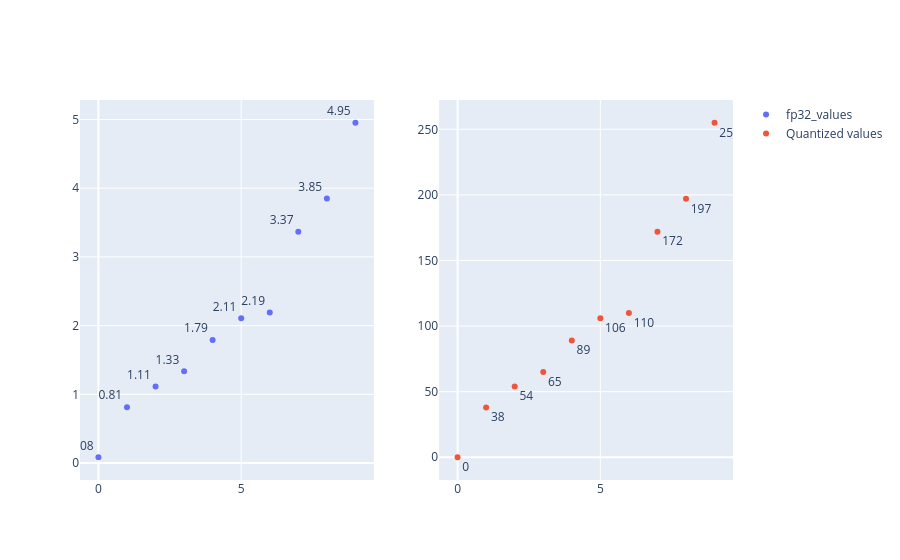

Notebook cell for this chart:
### Code cell
from plotly.subplots import make_subplots
import plotly.graph_objects as go

fp32_text = [str(round(x,2)) for x in fp32_values.tolist()]
int8_text = [str(round(x,2)) for x in q_values.tolist()]    

fig = make_subplots(rows=1, cols=2)
fig.add_trace(go.Scatter(x=np.arange(len(fp32_values)), 
                         y=fp32_values, 
                         text=fp32_text,
                         mode='markers+text',
                         textposition='top left',
                         name='fp32_values'), row=1, col=1)
fig.add_trace(go.Scatter(x=np.arange(len(q_values)),
                         y=q_values,
                         text=int8_text,
                         mode='markers+text',
                         textposition='bottom right', 
                         name='Quantized values'), row=1, col=2)

### Figure 1 — Plotly figure (JSON) as saved in the notebook; plotly's stock layout.template omitted (floating-point values rounded to 4 significant figures)
{"data": [{"mode": "markers+text", "name": "fp32_values", "text": ["0.08", "0.81", "1.11", "1.33", "1.79", "2.11", "2.19", "3.37", "3.85", "4.95"], "textposition": "top left", "type": "scatter", "x": [0, 1, 2, 3, 4, 5, 6, 7, 8, 9], "xaxis": "x", "y": [0.08424, 0.8135, 1.113, 1.335, 1.792, 2.107, 2.192, 3.366, 3.849, 4.953], "yaxis": "y"}, {"mode": "markers+text", "name": "Quantized values", "text": ["0", "38", "54", "65", "89", "106", "110", "172", "197", "255"], "textposition": "bottom right", "type": "scatter", "x": [0, 1, 2, 3, 4, 5, 6, 7, 8, 9], "xaxis": "x2", "y": [0, 38, 54, 65, 89, 106, 110, 172, 197, 255], "yaxis": "y2"}], "layout": {"xaxis": {"anchor": "y", "domain": [0, 0.45]}, "xaxis2": {"anchor": "y2", "domain": [0.55, 1]}, "yaxis": {"anchor": "x", "domain": [0, 1]}, "yaxis2": {"anchor": "x2", "domain": [0, 1]}}}
